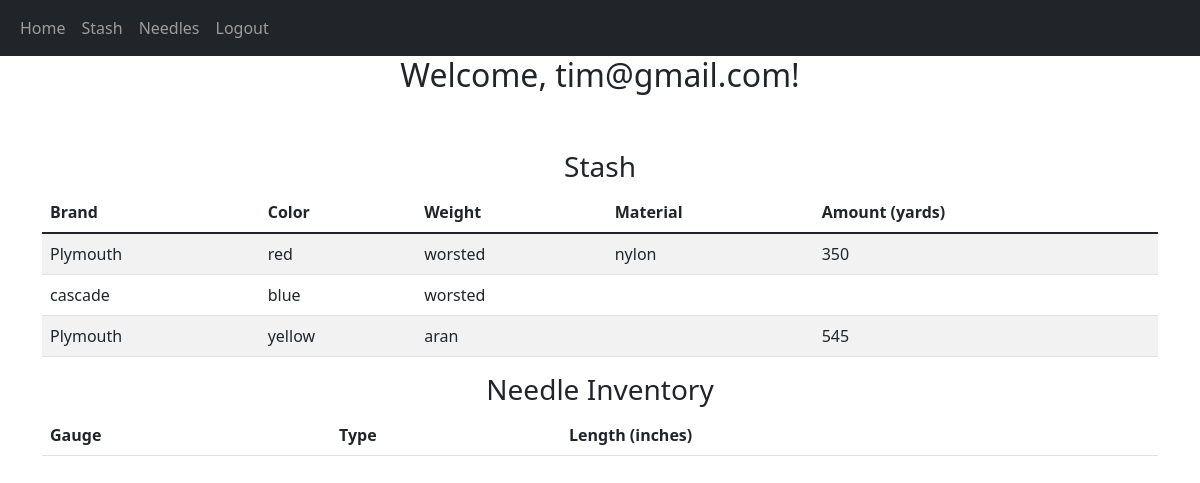
The page /home (signed in) on the database as committed earlier.
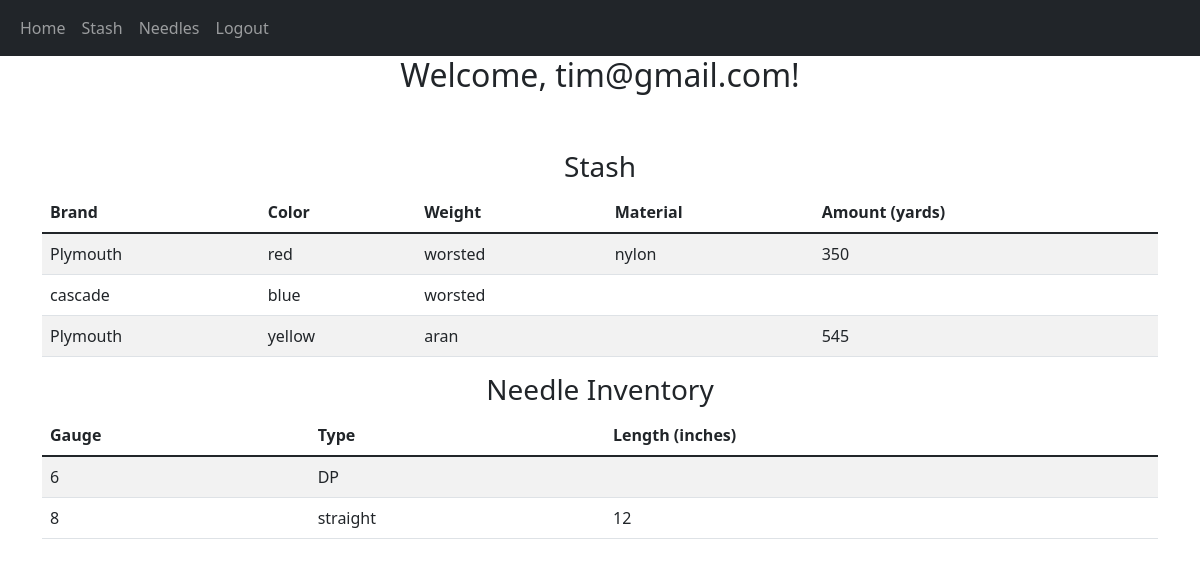
The same page on the database as committed later.
### website/models.py (models this page shows)
class User(db.Model, UserMixin):
    id = db.Column(db.Integer, primary_key=True) # will automatically give unique ID
    email = db.Column(db.String(150), unique=True) # strings must have max length defined
    password = db.Column(db.String(150))
    date_created = db.Column(db.DateTime(timezone=True), default=func.now())

class Yarn(db.Model):
    id = db.Column(db.Integer, primary_key=True)
    brand = db.Column(db.String(40), nullable=False)
    color = db.Column(db.String(20), nullable=False)
    weight = db.Column(db.String(20), nullable=False)
    material = db.Column(db.String(40), nullable=True)
    amount = db.Column(db.Integer, nullable=True)
    date_added = db.Column(db.DateTime(timezone=True), default=func.now())
    date_updated = db.Column(db.DateTime(timezone=True), default=func.now())
    user = db.Column(db.Integer, db.ForeignKey('user.id', ondelete='CASCADE'), nullable=False)

class Needle(db.Model):
    id = db.Column(db.Integer, primary_key=True)
    gauge = db.Column(db.Integer, nullable=False)
    length = db.Column(db.Integer, nullable=True)
    type = db.Column(db.String(20), nullable=False)
    date_added = db.Column(db.DateTime(timezone=True), default=func.now())
    date_updated = db.Column(db.DateTime(timezone=True), default=func.now())
    user = db.Column(db.Integer, db.ForeignKey('user.id', ondelete='CASCADE'), nullable=False)

### website/views.py (the view)
@views.route("/")
@views.route("/home")
@login_required
def home():
    stash = Yarn.query.all()
    needles = Needle.query.all()
    return render_template("home.html", user=current_user, stash=stash, needles=needles)

### website/__init__.py (called while the page is built)
def create_app():
    app = Flask(__name__)   # first thing to do when making flask app
    app.config['SECRET_KEY'] = "helloworld"
    app.config['SQLALCHEMY_DATABASE_URI'] = f'sqlite:///{DB_NAME}' # tells flask where DB is
    db.init_app(app) # initialize DB with our flask app
    from .views import views
    from .auth import auth
    app.register_blueprint(views, url_prefix="/")
    app.register_blueprint(auth, url_prefix="/")
    from .models import User, Needle, Yarn
    create_database(app)
    login_manager = LoginManager()
    login_manager.login_view = "auth.login" # if user isn't logged in, shows login page
    login_manager.init_app(app)
    @login_manager.user_loader
    def load_user(id):
        return User.query.get(int(id))
    return app

### website/templates/home.html (shortened to what this page needs)
{% extends "base.html" %}
{% block head %}
    <h2 align="center">
        Welcome, {{user.email}}!
    </h2>
    <br/ ></br/ >
{% endblock %}
{% block content %}
    {% block stash_contents %}
        <div align="center" id="stash">
            <h3>Stash</h3>
            <table class="table table-striped">
                <thead>
                    <tr>
                    <th scope="col">Brand</th>
                    <th scope="col">Color</th>
                    <th scope="col">Weight</th>
                    <th scope="col">Material</th>
                    <th scope="col">Amount (yards)</th>
                    </tr>
                </thead>
                <tbody>
                    {% for yarn in stash %}
                        <tr>
                            <td class="c1">{{yarn.brand}}</td>
                            <td class="c2">{{yarn.color}}</td>
                            <td class="c3">{{yarn.weight}}</td>
                            <td class="c4">{{yarn.material}}</td>
                            <td class="c5">{{yarn.amount}}</td>
                        </tr>
                    {% endfor %}
                </tbody>
            </table>
        </div>
    {% endblock %}
    {% block needles_contents %}
    <div align="center" id="stash">
        <h3>Needle Inventory</h3>
        <table class="table table-striped">
            <thead>
                <tr>
                <th scope="col">Gauge</th>
                <th scope="col">Type</th>
                <th scope="col">Length (inches)</th>
                </tr>
            </thead>
            <tbody>
                {% for needle in needles %}
                    <tr>
                        <td class="c1">{{needle.gauge}}</td>
                        <td class="c2">{{needle.type}}</td>
                        <td class="c3">{{needle.length}}</td>
                    </tr>
                {% endfor %}
            </tbody>
        </table>
    </div>
    {% endblock%}
{% endblock %}

### website/templates/base.html (shortened to what this page needs)
<!DOCTYPE html>
<html lang="en">
<head>
    <link href="https://cdn.jsdelivr.net/npm/bootstrap@5.1.3/dist/css/bootstrap.min.css" rel="stylesheet">
    <nav class="navbar navbar-expand-lg navbar-dark bg-dark">
        <div class="container-fluid">
            <div class="collapse navbar-collapse" id="navbar">
                <div class="navbar-nav">
                    <a class="nav-item nav-link" href="/home">Home</a>
                    {% if user.is_authenticated %}
                    <a class="nav-item nav-link" href="/stash">Stash</a>
                    <a class="nav-item nav-link" href="/needles">Needles</a>
                    <a class="nav-item nav-link" href="/logout">Logout</a>
                    {% else %}
                    <a class="nav-item nav-link" href="/login">Login</a>
                    <a class="nav-item nav-link" href="/sign-up">Sign Up</a>
                    {% endif %}
                </div>
            </div>
        </div>
    </nav>
   {% block head %}{% endblock %}
</head>
<body>
    <div class="container">{% block content %}{% endblock %}</div>
</body>
</html>

Rows that differ between the two databases and show on the page:
added Needle: gauge "6", type "DP"
added Needle: gauge "8", type "straight", length "12"
